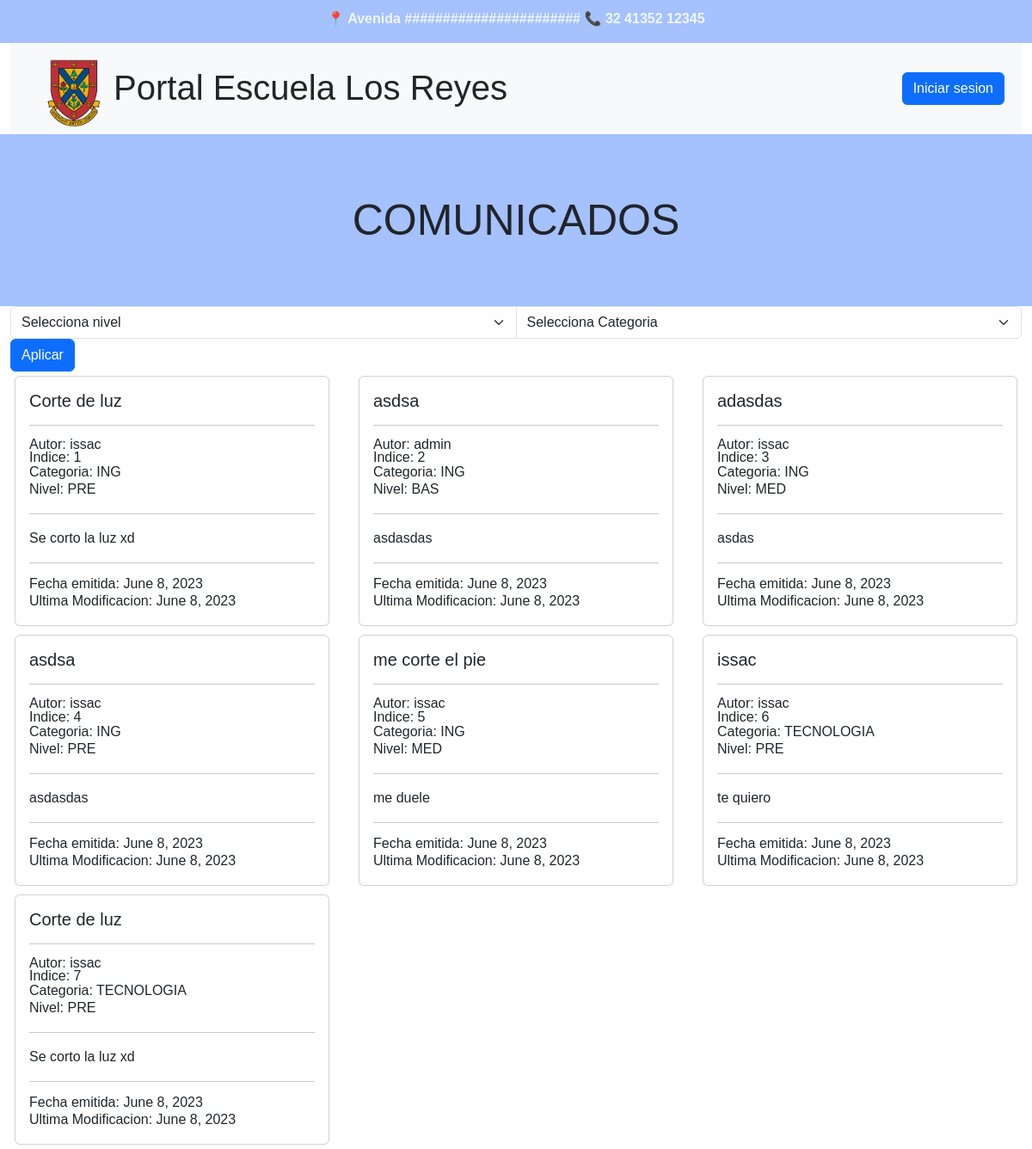
The app's page /, older data.
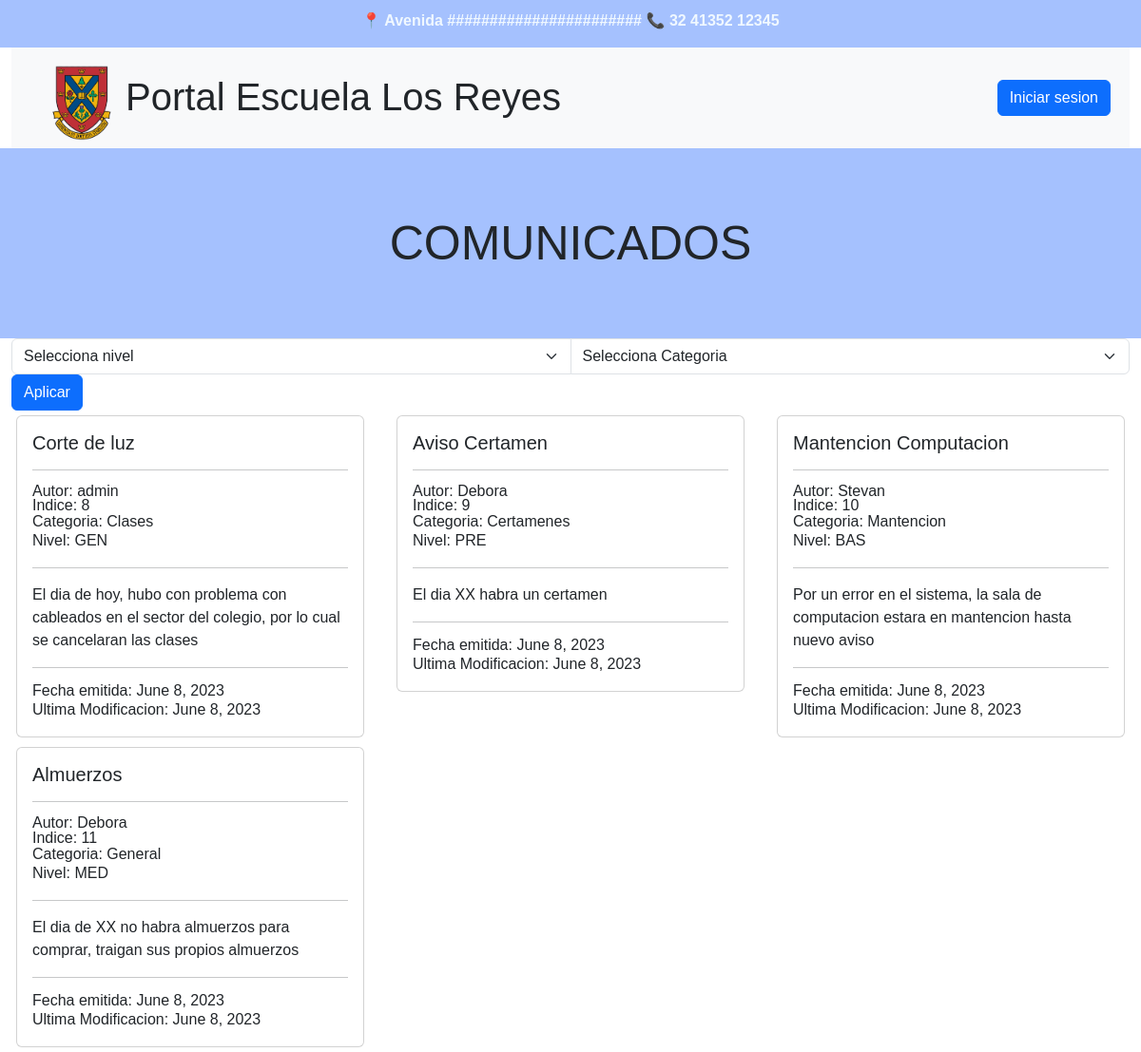
The same page, newer data.
### core/models.py (models this page shows, shortened)
class Comunicado(models.Model):
    NIVEL_CHOICES = [
    ("GEN", "General"),
    ("PRE", "Ciclo Preescolar"),
    ("BAS", "Ciclo Basico"),
    ("MED", "Ciclo Medio"),
]
    titulo= models.CharField(max_length=30)
    detalle= models.CharField(max_length=128)
    nivel= models.CharField(max_length=3, choices=NIVEL_CHOICES)
    fkcategoria= models.ForeignKey(Categoria, on_delete=models.CASCADE)
    fecha_emision= models.DateField()
    fecha_modificacion= models.DateField()
    usuario = models.ForeignKey(User, on_delete=models.CASCADE, null=True, default=None)

class Categoria(models.Model):
    nombre = models.CharField(max_length=30)
    descripcion = models.CharField(max_length=128)
    def __str__(self):
        return self.nombre

### core/views.py (the view)
# urls.py: 2. Add a URL to urlpatterns:  path('', views.home, name='home')
def home(request):
    nivel = request.GET.get('nivel', None)
    categorias = request.GET.get('categoria', None)
    comunicados = Comunicado.objects.all()
    comunicados = Comunicado.objects.order_by('-fecha_emision')
    categoria = Categoria.objects.all()
    if nivel:
        comunicados = comunicados.filter(nivel=nivel)
    if categorias:
        comunicados = comunicados.filter(fkcategoria=categorias)
    data = {
        'comunicados': comunicados,
        'categorias': categoria
    }
    return render(request,'core/home.html',data)

### core/templates/core/home.html (shortened to what this page needs)
{% load static %}
<!DOCTYPE html>
<html lang="en">
  <head>
    <link
      href="https://cdn.jsdelivr.net/npm/bootstrap@5.3.0-alpha2/dist/css/bootstrap.min.css"
      rel="stylesheet"
>
  </head>
  <body>
    <div class="container-fluid">
      <div class="row primero">
        <div class="col"> <p id="blanco"> 📍 Avenida ####################### 📞
            32 41352 12345 </p></div>
      </div>
      <nav class="navbar navbar-expand-lg bg-body-tertiary">
        <div class="container-fluid">
          <div class="collapse navbar-collapse" id="navbarSupportedContent">
            <ul class="navbar-nav me-auto mb-2 mb-lg-0">
              <li class="nav-item">
                <img id="logo" src='{% static "img/logo_final.png" %}'
                  height="80px">
              </li>
              <li class="nav-item">
                <h1 style="margin-top:20px">Portal Escuela Los Reyes</h1>
              </li>
            </ul>
            <div class="d-grid gap-2 d-md-flex justify-content-md-end">
              <button class="btn btn-primary me-md-2" type="button"> <a
                  href="/admin">Iniciar sesion</a></button>
            </div>
          </div>
        </div>
      </nav>
      <div class="row tercero">
        <div class="col comunicado"> <h2> COMUNICADOS</h2></div>
      </div>
      <div class="row">
        <form class="form">
          <div class="input-group" method="GET">
            <select name="nivel" class="form-select"
              aria-label="Default select example">
              <option value>Selecciona nivel</option>
            </select>
            <select name="categoria" class="form-select"
              aria-label="Default select example">
              <option value>Selecciona Categoria</option>
            </select>
          </div>
          <div class="input-group-append">
            <button class="btn btn-primary" type="submit">Aplicar</button>
          </div>
        </form>
      </div>
      <div class="row cuarto">
        {% if comunicados%}
        {% for comunic in comunicados %}
        <div class="col-4">
          <div class="card" style="margin:5px">
            <div class="card-body">
              <h5 class="card-title">{{ comunic.titulo}} </h5>
              <hr />
              <h6 class="card-subtitle">Autor: {{comunic.usuario}}</h6>
              <h6 class="card-subtitle">Indice: {{comunic.id}}</h6>
              <p class="card-subtitle">Categoria: {{ comunic.fkcategoria}}</p>
              <p class="card-subtitle">Nivel: {{ comunic.nivel}}</p>
              <hr />
              <p class="card-text"> {{comunic.detalle}}</p>
              <hr />
              <p class="card-subtitle">Fecha emitida: {{ comunic.fecha_emision}}</p>
              <p class="card-subtitle">Ultima Modificacion: {{comunic.fecha_modificacion}}</p>
            </div>
          </div>
        </div>
        {% if forloop.counter|divisibleby:3 %}</div><div class="row">{%endif%}
        {% if forloop.last %}</div>{%endif%}
      {% endfor %}
      {% else %}
      <div class="alert alert-danger"> No hay comunicados</div>
      {% endif %}
    </div>
  </body>
</html>

Row changes from the older to the newer data that the page shows:
removed Comunicado: titulo "Corte de luz", usuario "issac", id "1", fkcategoria "ING", nivel "PRE", detalle "Se corto la luz xd", fecha_emision "June 8, 2023", fecha_modificacion "June 8, 2023"
removed Comunicado: titulo "asdsa", usuario "admin", id "2", fkcategoria "ING", nivel "BAS", detalle "asdasdas", fecha_emision "June 8, 2023", fecha_modificacion "June 8, 2023"
removed Comunicado: titulo "adasdas", usuario "issac", id "3", fkcategoria "ING", nivel "MED", detalle "asdas", fecha_emision "June 8, 2023", fecha_modificacion "June 8, 2023"
removed Comunicado: titulo "asdsa", usuario "issac", id "4", fkcategoria "ING", nivel "PRE", detalle "asdasdas", fecha_emision "June 8, 2023", fecha_modificacion "June 8, 2023"
removed Comunicado: titulo "me corte el pie", usuario "issac", id "5", fkcategoria "ING", nivel "MED", detalle "me duele", fecha_emision "June 8, 2023", fecha_modificacion "June 8, 2023"
removed Comunicado: titulo "issac", usuario "issac", id "6", fkcategoria "TECNOLOGIA", nivel "PRE", detalle "te quiero", fecha_emision "June 8, 2023", fecha_modificacion "June 8, 2023"
removed Comunicado: titulo "Corte de luz", usuario "issac", id "7", fkcategoria "TECNOLOGIA", nivel "PRE", detalle "Se corto la luz xd", fecha_emision "June 8, 2023", fecha_modificacion "June 8, 2023"
added Comunicado: titulo "Corte de luz", usuario "admin", id "8", fkcategoria "Clases", nivel "GEN", detalle "El dia de hoy, hubo con problema con cableados en el sector del colegio, por lo cual se cancelaran las clases", fecha_emision "June 8, 2023", fecha_modificacion "June 8, 2023"
added Comunicado: titulo "Aviso Certamen", usuario "Debora", id "9", fkcategoria "Certamenes", nivel "PRE", detalle "El dia XX habra un certamen", fecha_emision "June 8, 2023", fecha_modificacion "June 8, 2023"
added Comunicado: titulo "Mantencion Computacion", usuario "Stevan", id "10", fkcategoria "Mantencion", nivel "BAS", detalle "Por un error en el sistema, la sala de computacion estara en mantencion hasta nuevo aviso", fecha_emision "June 8, 2023", fecha_modificacion "June 8, 2023"
added Comunicado: titulo "Almuerzos", usuario "Debora", id "11", fkcategoria "General", nivel "MED", detalle "El dia de XX no habra almuerzos para comprar, traigan sus propios almuerzos", fecha_emision "June 8, 2023", fecha_modificacion "June 8, 2023"
